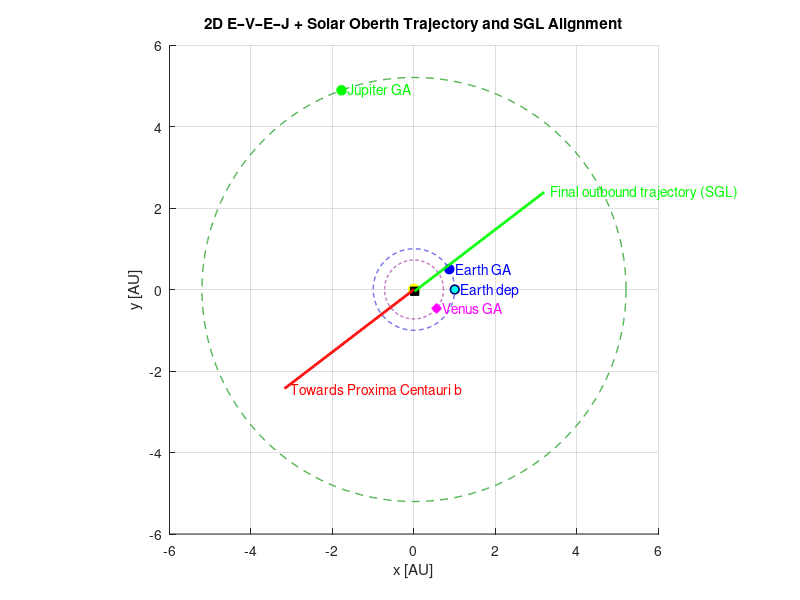

The MATLAB script that drew this image: (Note: this script raises an error after producing the figure.)
%% SGL_EVEJ_visualization_2D.m
% 2D schematic E–V–E–J + Solar Oberth visualization
% with animated spacecraft and SGL alignment in the x–y plane only.
% Exports an animated GIF for PowerPoint.

clear; close all; clc;

%% Basic distances (AU)
r_venus   = 0.723;
r_earth   = 1.000;
r_jupiter = 5.203;
r_p       = 0.046;

%% RA/Dec of Proxima Centauri b -> 3D unit vector
RA_h   = 14 + 29/60 + 42.94613/3600;          % hours
RA_deg = 15 * RA_h;                           % deg
Dec_deg = -(62 + 40/60 + 46.16468/3600);      % deg

RA  = RA_deg  * pi/180;
Dec = Dec_deg * pi/180;

u_prox_3D = [cos(Dec)*cos(RA), ...
             cos(Dec)*sin(RA), ...
             sin(Dec)];

% Project onto x–y plane (ignore z) and renormalize
u_prox_2D = u_prox_3D(1:2);
u_prox_2D = u_prox_2D / norm(u_prox_2D);

% Outbound SGL direction: exactly opposite in 2D
u_sgl_2D  = -u_prox_2D;

angle_deg = acosd(dot(u_prox_2D, u_sgl_2D) / ...
                  (norm(u_prox_2D)*norm(u_sgl_2D)));
fprintf('Angle between outbound SGL direction and Proxima vector (2D): %.2f deg\n', angle_deg);

%% Circular orbits in x–y plane
theta = linspace(0, 2*pi, 500);

xV_orb = r_venus   * cos(theta); 
yV_orb = r_venus   * sin(theta);

xE_orb = r_earth   * cos(theta); 
yE_orb = r_earth   * sin(theta);

xJ_orb = r_jupiter * cos(theta); 
yJ_orb = r_jupiter * sin(theta);

xP     = r_p       * cos(theta); 
yP     = r_p       * sin(theta);

%% Schematic planet positions along their orbits (2D)
theta_E1 = 0   * pi/180;   % Earth departure
theta_V1 = -40 * pi/180;   % Venus GA
theta_E2 =  30 * pi/180;   % Earth GA
theta_J  = 110 * pi/180;   % Jupiter GA

rE1 = [r_earth*cos(theta_E1), r_earth*sin(theta_E1)]; % Earth dep
rV1 = [r_venus*cos(theta_V1), r_venus*sin(theta_V1)]; % Venus GA
rE2 = [r_earth*cos(theta_E2), r_earth*sin(theta_E2)]; % Earth GA
rJ  = [r_jupiter*cos(theta_J),r_jupiter*sin(theta_J)];% Jupiter GA

% Perihelion point near the Sun, along line from Jupiter to Sun (2D)
dir_J_to_Sun_2D = -rJ / norm(rJ);
rP_vec_2D       = r_p * dir_J_to_Sun_2D;

%% Trajectory segments (straight lines, schematic, all 2D)
Nseg = 80; 
s    = linspace(0,1,Nseg)';

EV_traj = (1-s).*rE1 + s.*rV1;       % Earth dep -> Venus
VE_traj = (1-s).*rV1 + s.*rE2;       % Venus -> Earth GA
EJ_traj = (1-s).*rE2 + s.*rJ;        % Earth GA -> Jupiter
JS_traj = (1-s).*rJ  + s.*rP_vec_2D; % Jupiter -> perihelion

%% Outbound SGL leg (starting at perihelion, along 2D SGL direction)
L_vec   = 4;                               % 4 AU for compact view
t_line  = linspace(0, L_vec, Nseg)';       % same #points for simplicity
SGL_traj_2D = rP_vec_2D + t_line .* u_sgl_2D;  % perihelion outward in 2D

%% Proxima vector (from Sun, 2D)
t_prox     = linspace(0, L_vec, Nseg)';
Prox_traj_2D  = t_prox .* u_prox_2D;

%% Combine path for animation (avoid duplicating endpoints)
traj_all = [EV_traj;
            VE_traj(2:end,:);
            EJ_traj(2:end,:);
            JS_traj(2:end,:);
            SGL_traj_2D(2:end,:)];

%% Plot static elements (2D only)
fig = figure('Color','w', 'WindowState','maximized');
hold on; grid on; axis equal;

h_orbV = plot(xV_orb, yV_orb, '--', 'Color', [0.7 0.3 0.7], 'LineWidth', 1);
h_orbE = plot(xE_orb, yE_orb, '--', 'Color', [0.3 0.3 0.9], 'LineWidth', 1);
h_orbJ = plot(xJ_orb, yJ_orb, '--', 'Color', [0.3 0.7 0.3], 'LineWidth', 1);
h_rp   = plot(xP,     yP,     ':',  'Color', [0.5 0.5 0.5], 'LineWidth', 1);

% Sun
plot(0,0,'yo','MarkerFaceColor','y','MarkerSize',8);

% Planet markers
plot(rE1(1), rE1(2), 'bo', 'MarkerFaceColor', 'b', 'MarkerSize', 7);
text(rE1(1), rE1(2), '  Earth dep', 'Color', 'b');

plot(rV1(1), rV1(2), 'md', 'MarkerFaceColor', 'm', 'MarkerSize', 7);
text(rV1(1), rV1(2), '  Venus GA', 'Color', 'm');

plot(rE2(1), rE2(2), 'bo', 'MarkerFaceColor', 'b', 'MarkerSize', 7);
text(rE2(1), rE2(2), '  Earth GA', 'Color', 'b');

plot(rJ(1), rJ(2), 'go', 'MarkerFaceColor', 'g', 'MarkerSize', 7);
text(rJ(1), rJ(2), '  Jupiter GA', 'Color', 'g');

% Perihelion point
plot(rP_vec_2D(1), rP_vec_2D(2), 'ks', 'MarkerFaceColor', 'k', 'MarkerSize', 6);

% Static Proxima and SGL direction vectors (2D)
h_proxVec = plot(Prox_traj_2D(:,1), Prox_traj_2D(:,2), 'r', 'LineWidth', 2);
text(Prox_traj_2D(end,1), Prox_traj_2D(end,2), ...
    '  Towards Proxima Centauri b', 'Color', 'r');

h_sglVec = plot(SGL_traj_2D(:,1), SGL_traj_2D(:,2), 'g', 'LineWidth', 2);
text(SGL_traj_2D(end,1), SGL_traj_2D(end,2), ...
    '  Final outbound trajectory (SGL)', 'Color', 'g');

xlabel('x [AU]');
ylabel('y [AU]');
title('2D E–V–E–J + Solar Oberth Trajectory and SGL Alignment');

xlim([-6 6]); ylim([-6 6]);

% Animated path + spacecraft marker (2D)
h_path = plot(NaN,NaN,'c','LineWidth',2);
h_sc   = plot(traj_all(1,1), traj_all(1,2), 'ko', ...
              'MarkerFaceColor','c','MarkerSize',6);


%% Animate spacecraft along full trajectory AND save as 2D GIF
nSteps   = size(traj_all,1);
filename = 'SGL_EVEJ_trajectory_2D.gif';

for k = 1:nSteps
    % update path and spacecraft marker
    set(h_path, 'XData', traj_all(1:k,1), ...
                'YData', traj_all(1:k,2));
    set(h_sc,   'XData', traj_all(k,1), ...
                'YData', traj_all(k,2));
    drawnow;

    % capture current figure as an image
    frame = getframe(gcf);
    im    = frame2im(frame);
    [imind, cm] = rgb2ind(im, 256);

    % write or append to GIF
    if k == 1
        imwrite(imind, cm, filename, ...
                'gif', 'Loopcount', inf, 'DelayTime', 0.03);
    else
        imwrite(imind, cm, filename, ...
                'gif', 'WriteMode', 'append', 'DelayTime', 0.03);
    end
end

disp(['Saved animated GIF: ', filename]);
